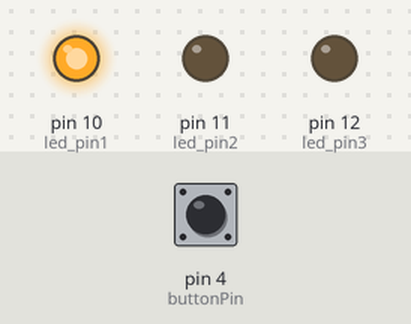
A sketch run on a simulated Arduino Uno, built with avr-gcc and run on an emulated ATmega328P. On the bench: output pins drawn as LEDs (lit = HIGH). Inputs (shaded band) come from the test bench; at power-on: pin 4 (buttonPin) LOW.

Above: at 0.1 s.
At 1.1 s:
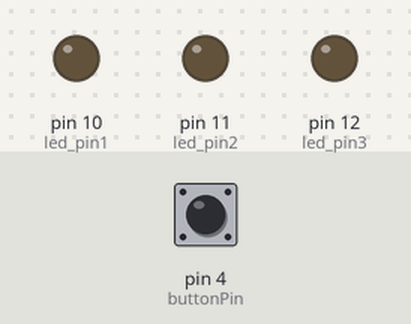
At 6.96 s:
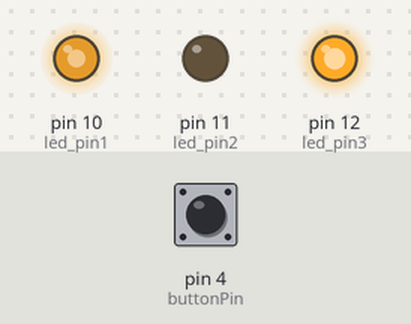
At 13.2 s:
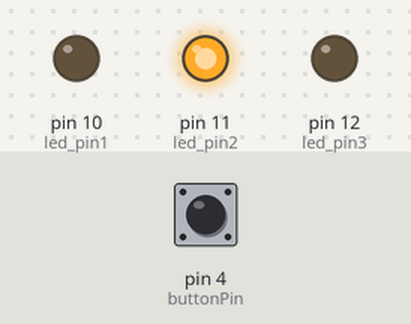
At 20.3 s:
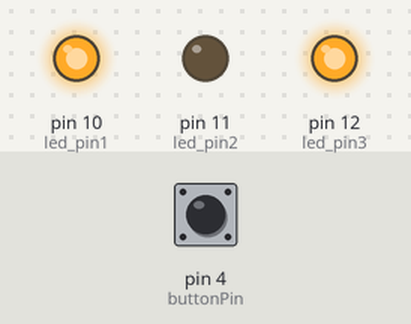
At 34.4 s:
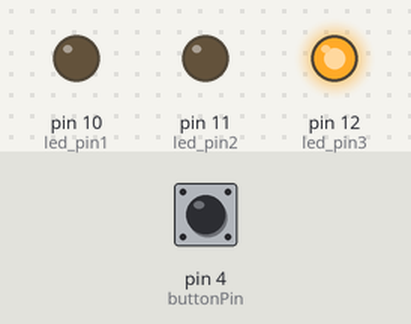
Timing chart, 0 to 40.0 s (numbered marks = the images above):
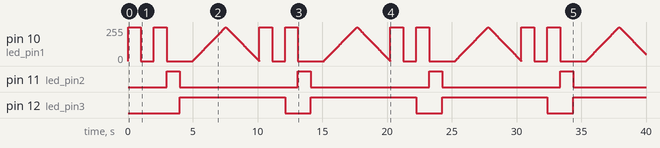

The sketch:

lab1.ino
```cpp
//constants
#define led_pin1 10
#define led_pin2 11
#define led_pin3 12
#define buttonPin 4


void setup() {
  // put your setup code here, to run once:
  pinMode(led_pin1, OUTPUT);
  pinMode(led_pin2, OUTPUT);
  pinMode(led_pin3, OUTPUT);
  pinMode(buttonPin, INPUT);
}

void loop() {
  // part A of the lab: blink an LED on and off repeatedly, used also for part E with the potentiometer

  digitalWrite(led_pin1, HIGH);
  delay(1000);
  digitalWrite(led_pin1, LOW);
  delay(1000);

  //part B of the lab: blink multiple LEDS sequentially
  digitalWrite(led_pin1, HIGH);
  digitalWrite(led_pin2, LOW);
  digitalWrite(led_pin3, LOW);
  delay(1000);
  digitalWrite(led_pin1, LOW);
  digitalWrite(led_pin2, HIGH);
  digitalWrite(led_pin3, LOW);
  delay(1000);
  digitalWrite(led_pin1, LOW);
  digitalWrite(led_pin2, LOW);
  digitalWrite(led_pin3, HIGH);
  delay(1000);

  //part C of the lab - fade sequence with PWM and LED
   for (int i = 0; i <= 255; i++) {
    analogWrite(led_pin1, i);
    delay(10);
  }
    for (int i = 255; i >= 0; i--) {
    analogWrite(led_pin1, i);
    delay(10);
  }


  //part D of the lab- complete part B with button
  if (digitalRead(buttonPin)){
     digitalWrite(led_pin1, HIGH);
     delay(100);
     digitalWrite(led_pin1, LOW);
     delay(100);
  }else{
    digitalWrite(led_pin1, LOW);
  }
}
```

Measured:
- by itself, pin 11 (led_pin2): alternates HIGH for 1.0 s and LOW for 9.1 s
- by itself, pin 12 (led_pin3): alternates HIGH for 8.1 s and LOW for 2.0 s
- by itself, pin 10 (led_pin1): 0/255 → 255/255 at 0.00 s, → 0/255 1.0 s later, → 255/255 1.0 s later, → 0/255 1.0 s later, … (2006 changes in this stretch)
